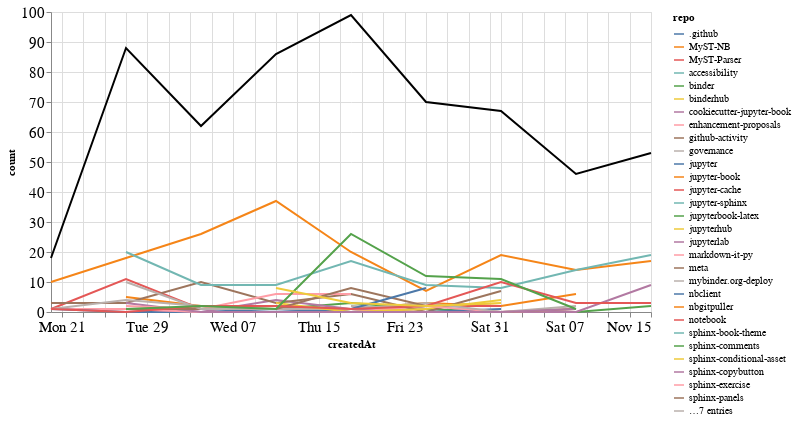

The code cell stored with this chart in its notebook:
### Markdown cell above
## Comments

### Code cell
comments_time = comments.groupby('repo').resample('W', on='createdAt').count()['author'].reset_index()
comments_time = comments_time.rename(columns={'author': 'count'})
comments_time_total = comments_time.groupby('createdAt').agg({"count": "sum"}).reset_index()
ch1 = alt.Chart(comments_time, width=600).mark_line().encode(
    x='createdAt',
    y='count',
    color='repo',
    tooltip="repo"
)

ch2 = alt.Chart(comments_time_total, width=600).mark_line(color="black").encode(
    x='createdAt',
    y='count',
)

ch1 + ch2

### Figure 1 — Vega-Lite specification as saved in the notebook (floating-point values rounded to 4 significant figures; data arrays with more than 128 entries replaced by an {"elided": "..."} marker saying what was removed)
{"config": {"axisLeft": {"labelFontSize": 15}, "axisBottom": {"labelFontSize": 15}}, "layer": [{"data": {"name": "data-b0c211635e9b2b3c4697ff639d7237a2"}, "mark": "line", "encoding": {"color": {"type": "nominal", "field": "repo"}, "tooltip": {"type": "nominal", "field": "repo"}, "x": {"type": "temporal", "field": "createdAt"}, "y": {"type": "quantitative", "field": "count"}}, "width": 600}, {"data": {"name": "data-24643b15e98da78cb4ad437ec3a7e349"}, "mark": {"type": "line", "color": "black"}, "encoding": {"x": {"type": "temporal", "field": "createdAt"}, "y": {"type": "quantitative", "field": "count"}}, "width": 600}], "$schema": "https://vega.github.io/schema/vega-lite/v4.8.1.json", "datasets": {"data-b0c211635e9b2b3c4697ff639d7237a2": {"elided": "147 records"}, "data-24643b15e98da78cb4ad437ec3a7e349": [{"createdAt": "2020-09-20T00:00:00", "count": 18}, {"createdAt": "2020-09-27T00:00:00", "count": 88}, {"createdAt": "2020-10-04T00:00:00", "count": 62}, {"createdAt": "2020-10-11T00:00:00", "count": 86}, {"createdAt": "2020-10-18T00:00:00", "count": 99}, {"createdAt": "2020-10-25T00:00:00", "count": 70}, {"createdAt": "2020-11-01T00:00:00", "count": 67}, {"createdAt": "2020-11-08T00:00:00", "count": 46}, {"createdAt": "2020-11-15T00:00:00", "count": 53}]}}
